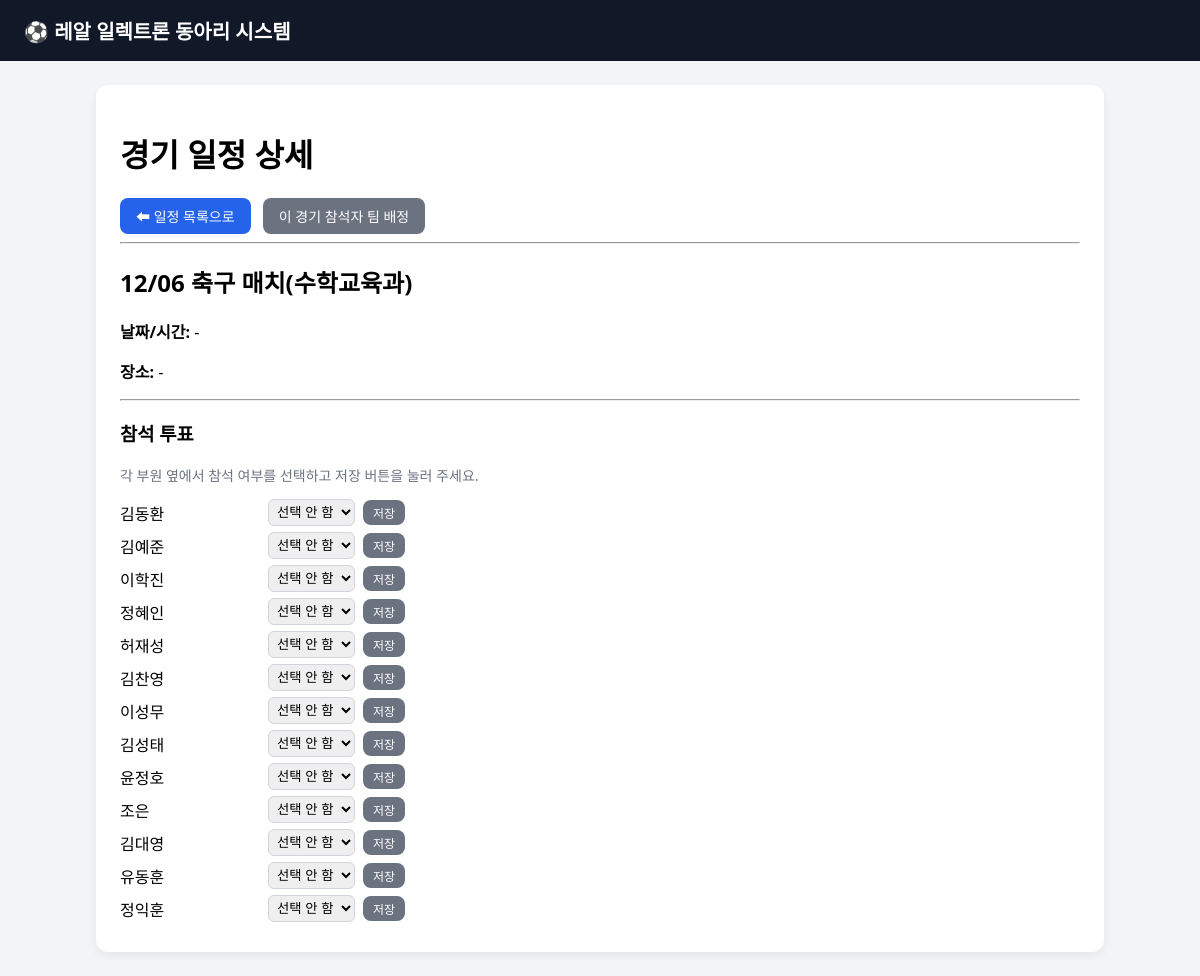
Screenshot of /events/2 with the database file from the repository.
### tables this page shows
CREATE TABLE events (
            id INTEGER PRIMARY KEY AUTOINCREMENT,
            title TEXT NOT NULL,
            date TEXT,
            place TEXT,
            memo TEXT
        );

CREATE TABLE members (
            id INTEGER PRIMARY KEY AUTOINCREMENT,
            name TEXT NOT NULL,
            position TEXT,
            skill INTEGER,
            phone TEXT
        );

### app.py (the view)
@app.get("/events/{event_id}", response_class=HTMLResponse)
async def event_detail(request: Request, event_id: int):
    event = get_event(event_id)
    if not event:
        return HTMLResponse("이 일정은 존재하지 않습니다.", status_code=404)
    members = get_all_members()
    attendance_rows = get_attendance_for_event(event_id)
    attendance_map = {row["member_id"]: row["status"] for row in attendance_rows}
    for m in members:
        m["status"] = attendance_map.get(m["id"], "none")
    return templates.TemplateResponse(
        "event_detail.html",
        {
            "request": request,
            "event": event,
            "members": members,
        },
    )

### templates/event_detail.html (shortened to what this page needs)
{% extends "base.html" %}
{% block content %}
<h1>경기 일정 상세</h1>
<a class="btn" href="/events">⬅ 일정 목록으로</a>
<a class="btn secondary" href="/events/{{ event.id }}/teams" style="margin-left:8px;">
    이 경기 참석자 팀 배정
</a>
    <hr>
    <h2>{{ event.title }}</h2>
    <p><strong>날짜/시간:</strong> {{ event.date or "-" }}</p>
    <p><strong>장소:</strong> {{ event.place or "-" }}</p>
    <hr>
    {% if not members %}
        <p>등록된 부원이 없어 참석 투표를 할 수 없습니다. 먼저 <a href="/members/new">부원을 추가</a>해 주세요.</p>
    {% else %}
        <h3>참석 투표</h3>
        <p style="font-size:14px; color:#6b7280;">각 부원 옆에서 참석 여부를 선택하고 저장 버튼을 눌러 주세요.</p>
        {% for m in members %}
        <form method="post" action="/events/{{ event.id }}/attendance"
              style="display:flex; align-items:center; gap:8px; margin-bottom:6px;">
            <span style="width:140px;">{{ m.name }}</span>
            <select name="status"
                    style="padding:4px; border-radius:6px; border:1px solid #d1d5db;">
                <option value="none"  {% if m.status == 'none' %}selected{% endif %}>선택 안 함</option>
            </select>
            <button type="submit" class="btn secondary" style="padding:4px 10px; font-size:12px;">저장</button>
        </form>
        {% endfor %}
    {% endif %}
{% endblock %}

### templates/base.html (style rules this page uses)
body { font-family: system-ui, -apple-system, BlinkMacSystemFont, "Segoe UI", sans-serif; margin: 0; padding: 0; background-color: #f3f4f6; }
a { color: #2563eb; text-decoration: none; }
.btn { display: inline-block; padding: 8px 16px; border-radius: 8px; border: none; background-color: #2563eb; color: white; font-size: 14px; cursor: pointer; text-decoration: none; }
.btn.secondary { background-color: #6b7280; }
.btn + .btn { margin-left: 8px; }

### rows the page displays
events: title "12/06 축구 매치(수학교육과)", date "-", place "-"
members: name "김동환"
members: name "김예준"
members: name "이학진"
members: name "정혜인"
members: name "허재성"
members: name "김찬영"
members: name "이성무"
members: name "김성태"
members: name "윤정호"
members: name "조은"
members: name "김대영"
members: name "유동훈"
members: name "정익훈"
